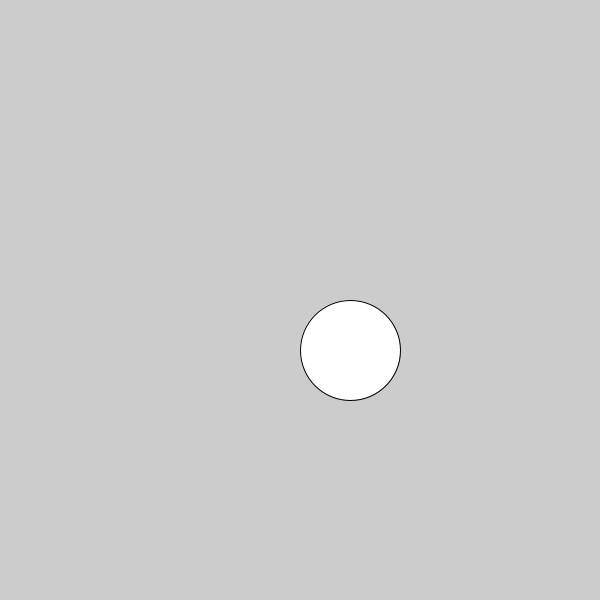
Frame 1 (no input)
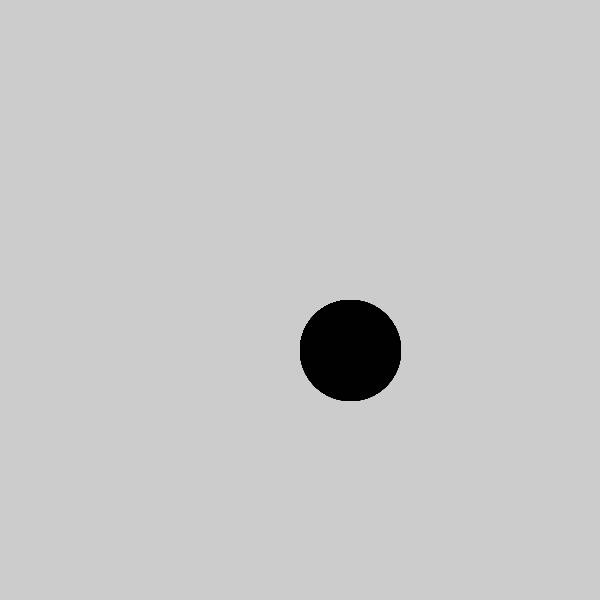
Frame 60 (the mouse pressed at the canvas centre just before this capture)
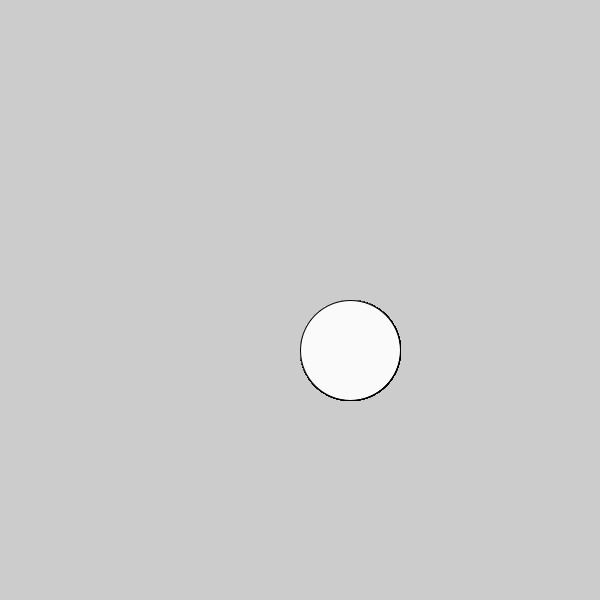
Frame 120 (the mouse held since frame 60 and released just before this capture)

The Processing sketch that drew these frames (run headless with seeded random() and noise(); from frame 60 on, the mouse is pressed at the canvas centre):

// Processing sketch: c_LogicalDot
// ── c_LogicalDot.pde

void setup() {
  
// 1. Set the size of the sketch. Make it 600 pixels square. 
  size (600,600);

}

void draw() {
  ellipse(350, 350, 100, 100);
// 2. Draw an ellipse
// Run the program to make sure it works before moving on.


// 3. Change the color of the ellipse when the mouse is pressed.
//    Use the following code, but put your colors where indicated
//    Remember to use the   fill()  command to set colors.

if (mousePressed) {
 
   fill (250);
  
} else {
  
   fill(1);
  
}  
  
  
  
}
